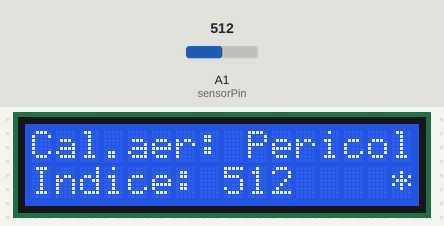
Bench run of a sketch on a simulated Arduino Uno, built with avr-gcc and run on an emulated ATmega328P. On the bench: 16×2 character LCD. Inputs (shaded band) come from the test bench; at power-on: A1 (sensorPin) = 512.

Above: at 1.6 s.
1.7 s: A1 (sensorPin) set to 490
At 3.8 s:
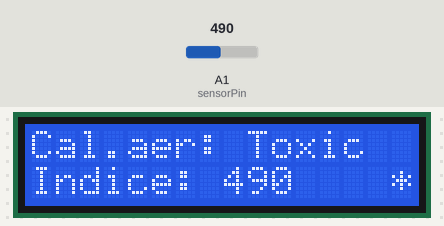
7.5 s: A1 (sensorPin) set to 290
At 9.8 s:
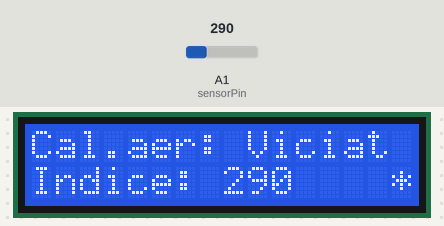
13.7 s: A1 (sensorPin) set to 90
At 15.8 s:
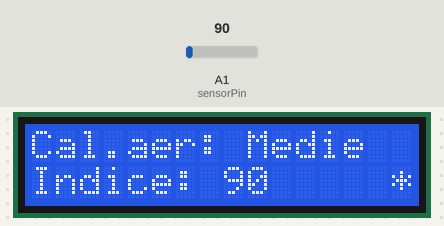
19.9 s: A1 (sensorPin) set to 60
At 21.4 s:
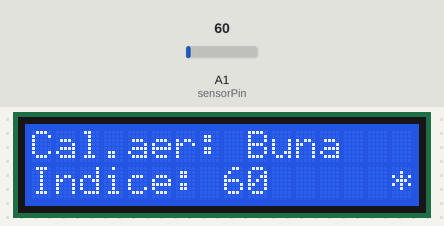
26.1 s: A1 (sensorPin) set to 30
At 27.4 s:
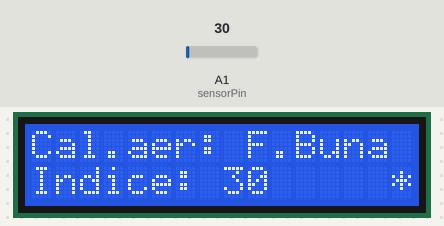
Timing chart, 0 to 29.1 s (numbered marks = the images above; inputs shaded):
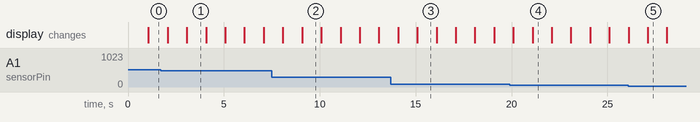

Measured:
- after the input at 1.7 s, the display: first differs from a run without the input after 1.4 s (image 1)
- after the input at 7.5 s, the display: first differs from a run without the input after 1.6 s (image 2)
- after the input at 13.7 s, the display: first differs from a run without the input after 1.4 s (image 3)
- after the input at 19.9 s, the display: first differs from a run without the input after 1.2 s (image 4)
- after the input at 26.1 s, the display: first differs from a run without the input after 1.0 s (image 5)
- what the display in image 1 shows lasts 1.0 s, from 3.1 s to 4.1 s

The sketch:

cod_arduino.ino
```cpp
#include <LiquidCrystal.h>


LiquidCrystal lcd(8, 9, 4, 5, 6, 7);
int sensorPin = A1;
int sensorValue = 0;

void setup() {
pinMode(sensorPin, INPUT);
lcd.begin(16, 2);
lcd.print("Cal.aer:");
lcd.setCursor(0, 1);
lcd.print("Indice:");
}

void loop() {
lcd.setCursor(15, 1);
lcd.print(" ");
delay(1000);
sensorValue = analogRead(sensorPin);
lcd.setCursor(8, 1);
lcd.print("     ");
lcd.setCursor(8, 1);
lcd.print(sensorValue);
lcd.setCursor(9, 0);

if (sensorValue < 40) lcd.print("F.Buna ");
if ((sensorValue >= 40) and (sensorValue < 70)) lcd.print("Buna   ");
if ((sensorValue >= 70) and (sensorValue < 100)) lcd.print("Medie  ");
if ((sensorValue >= 100) and (sensorValue < 300)) lcd.print("Viciat ");
if ((sensorValue >= 300) and (sensorValue < 500)) lcd.print("Toxic  ");
if (sensorValue >= 500) lcd.print("Pericol");

lcd.setCursor(15, 1);
lcd.print("*");
delay(1000);
}
```
